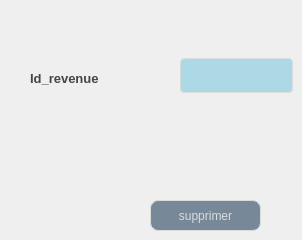
      <widget class="QWidget" name="tab_10">
       <attribute name="title">
        <string>Supprimer revenue</string>
       </attribute>
       <widget class="QLineEdit" name="supp_2">
        <property name="geometry">
         <rect>
          <x>180</x>
          <y>50</y>
          <width>113</width>
          <height>51</height>
         </rect>
        </property>
        <property name="styleSheet">
         <string notr="true">background-color: rgb(250, 211, 0);
font: 10pt &quot;Arial&quot;;
width: 100%;
  padding: 12px 20px;
  margin: 8px 0;
  display: inline-block;
  border: 1px solid #dcdcdc;
  border-radius: 4px;
  box-sizing: border-box;
  background: #ADD8E6;
  color: #FFFFFF;</string>
        </property>
       </widget>
       <widget class="QLabel" name="label_16">
        <property name="geometry">
         <rect>
          <x>30</x>
          <y>70</y>
          <width>101</width>
          <height>16</height>
         </rect>
        </property>
        <property name="styleSheet">
         <string notr="true">background-color: transparent;
font: 8pt &quot;Castellar&quot;;
	color: #454544;
	font-weight: bold;
	font-size: 13px;
border:none;</string>
        </property>
        <property name="text">
         <string>Id_revenue</string>
        </property>
       </widget>
       <widget class="QPushButton" name="P_supprimer_2">
        <property name="geometry">
         <rect>
          <x>150</x>
          <y>200</y>
          <width>111</width>
          <height>31</height>
         </rect>
        </property>
        <property name="styleSheet">
         <string notr="true">QPushButton {
	font: 87 8pt &quot;Segoe UI Black&quot;;
color: #dcdcdc;
background:#778899;
border: none;
border: 1px solid #DCDCDC;
border-radius: 8px;

}
QPushButton:hover {
color:#fff;
font: 87 8pt &quot;Segoe UI Black&quot;;
background:#ADD8E6;
border: none;
}</string>
        </property>
        <property name="text">
         <string>supprimer</string>
        </property>
       </widget>
      </widget>
